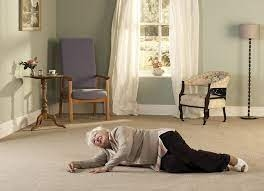
#> input picture test1.jpg, 264 x 191 px
$ jupyter execute Hom.ipynb   (shell and % lines are left out)
#> lines starting #> are read from the running program, lines starting #| are printed output that depends on the picture
[cell 1]
import cv2
import os
import numpy as np
import matplotlib.pyplot as plt
from scipy.spatial.transform import Rotation as Rot

# Applying Homography on a plane

#Two camera transformation from 1 to 2.
# 20 degree on x direction and 1 meter up (first rotate then translate)
R = Rot.from_euler('xyz', [20, 0, 0], degrees=True)
T = np.array([0.,1.,0.])

img = cv2.imread("test1.jpg")
#> img is the input picture: shape (191, 264, 3); mean B, G, R 128.1, 150.9, 164.9
h,w,_ = img.shape
#> h = 191; w = 264
K = np.array([[1.4*h/2, 0.0, w/2],
               [0.0, 1.4*w/2, h/2],
               [0, 0, 1]])

#plane parameters, 3 meter away from camera
norm = np.array([0, 0, 1])
h = 3.0


def ret_H(norm, h, R, T, K1, K2 = None):
    if K2 is None:
        K2 = K1
    K1inv = np.linalg.inv(K1)
    H = h * K2 @ np.linalg.inv(R) @ K1inv - K2 @ T[:, None] @ norm[None, :] @ K1inv
    H = H / H[2,2]
    return H

def perform_H(img, H):
    img2 = cv2.warpPerspective(img, H, img.shape[1::-1])
    return img2
# H = plane_h * Kdash @ Rtotal @ Kinv
H = ret_H(norm, h, R.as_matrix(), T, K, K)
img2 = perform_H(img, H)
#> in perform_H, `img2 = cv2.warpPerspective(img, H, img.shape[1::-1])`:
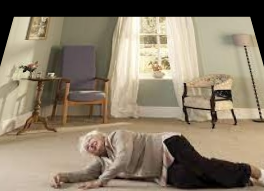
#> img2: shape (191, 264, 3); mean B, G, R 106.5, 126.4, 139.4

fig, ax = plt.subplots(1,2,figsize=(10,15))
ax[0].imshow(img[..., ::-1])
ax[1].imshow(img2[..., ::-1])
print(f'Homography: {H}')
#| Homography: [[ 8.95704168e-01 -2.18820620e-01  1.37670498e+01]
#|  [ 0.00000000e+00  6.83373194e-01  1.65568240e+01]
#|  [ 0.00000000e+00 -1.65773197e-03  1.00000000e+00]]
plt.show()
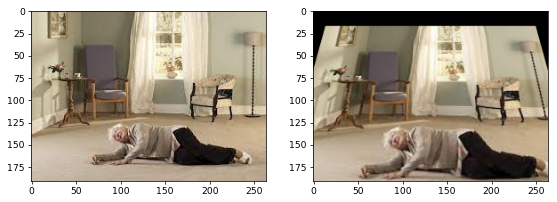
#> figure drawn by matplotlib, 2 panels
